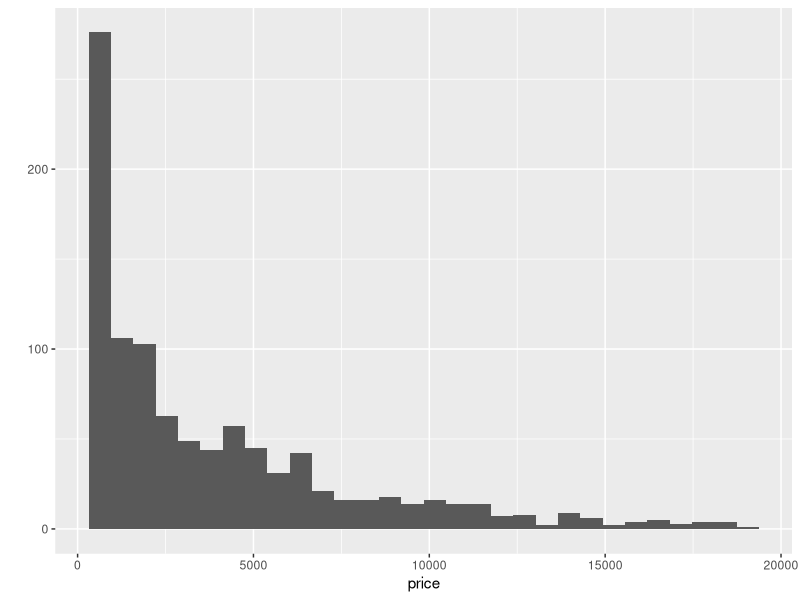
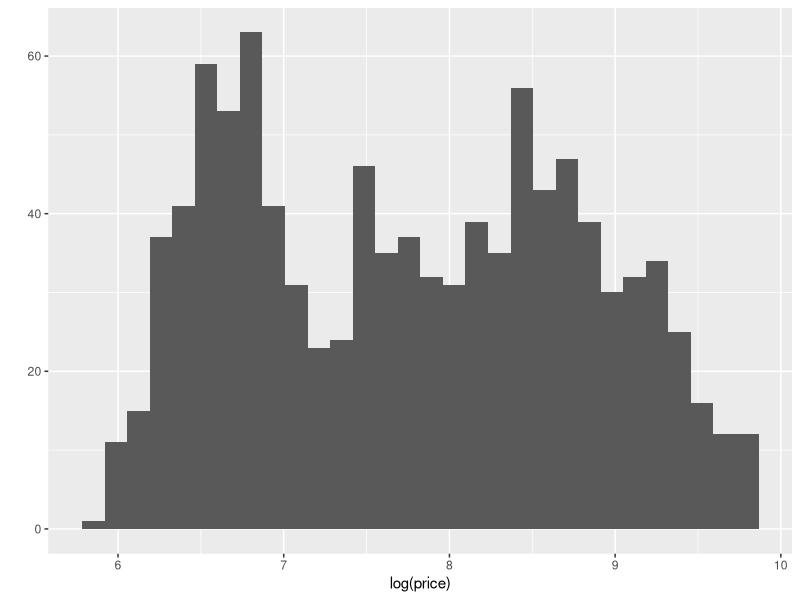
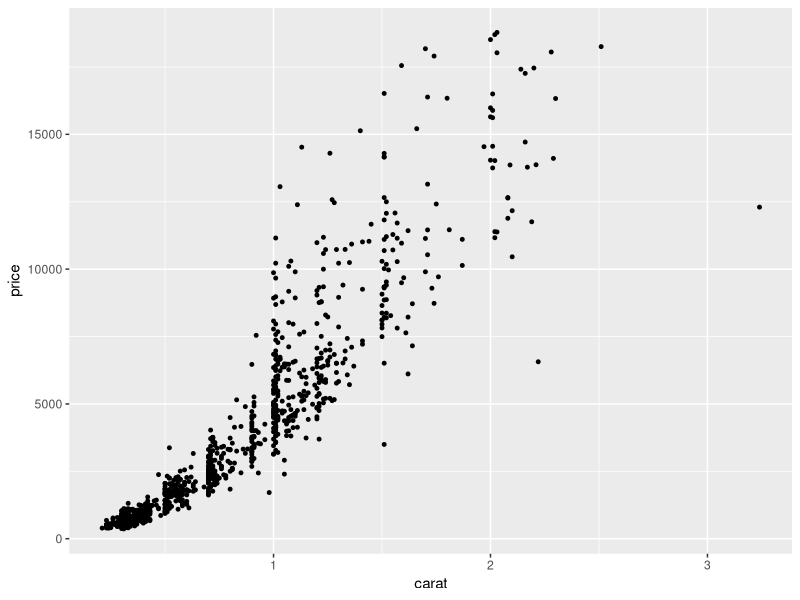
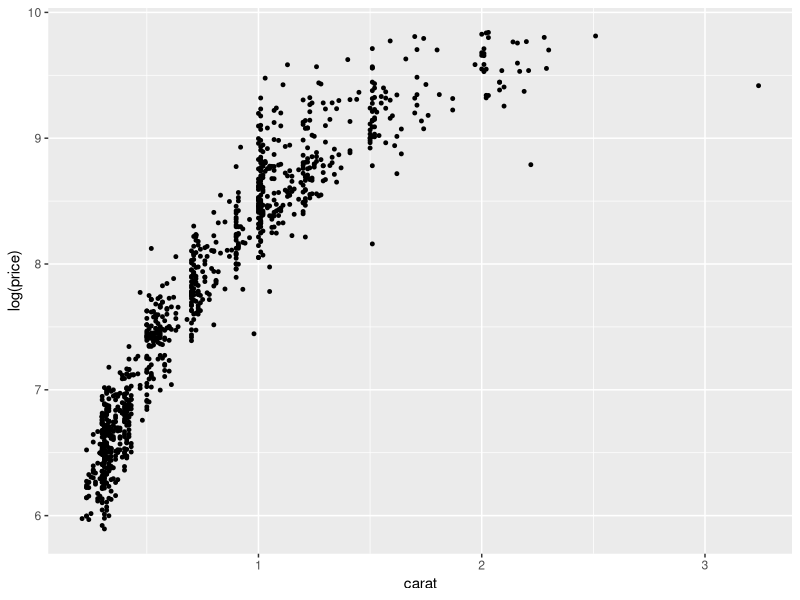
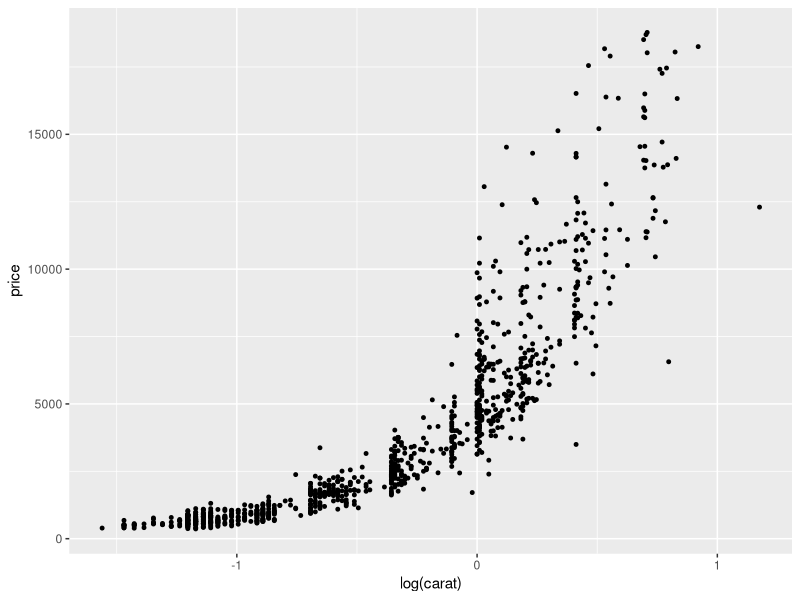
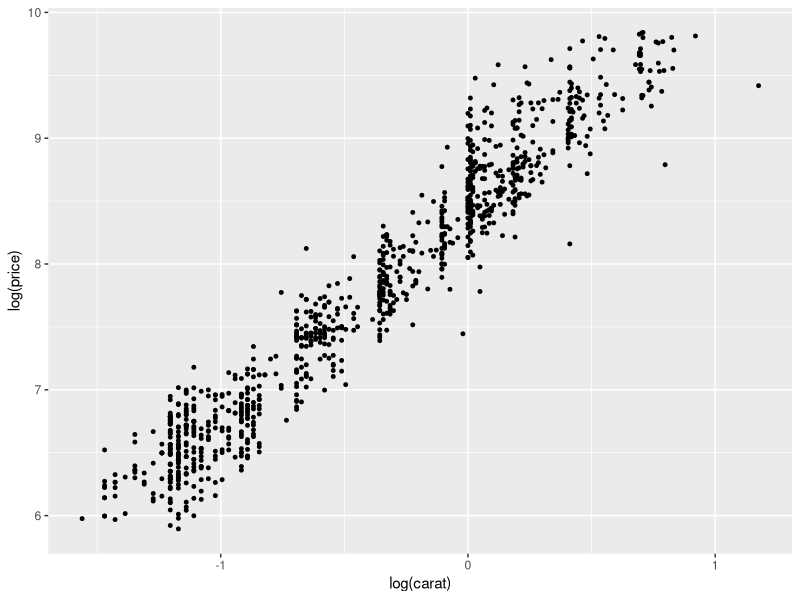
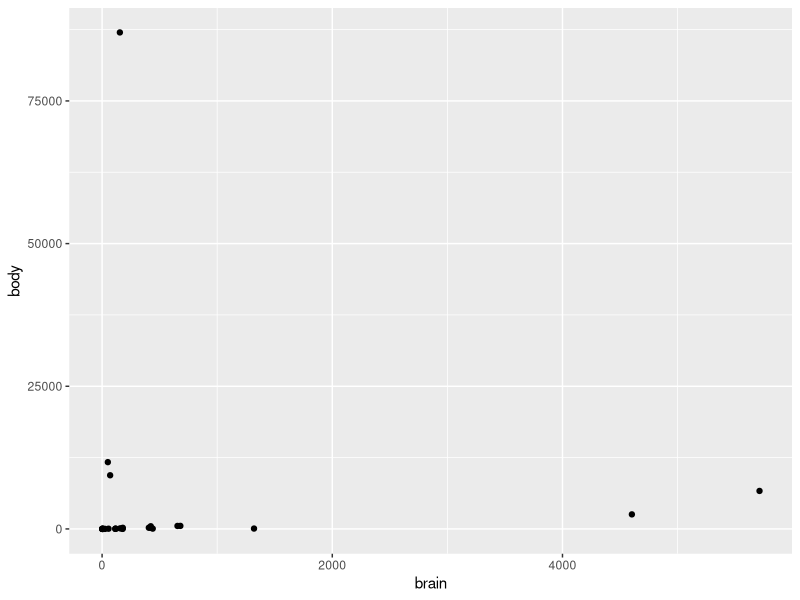
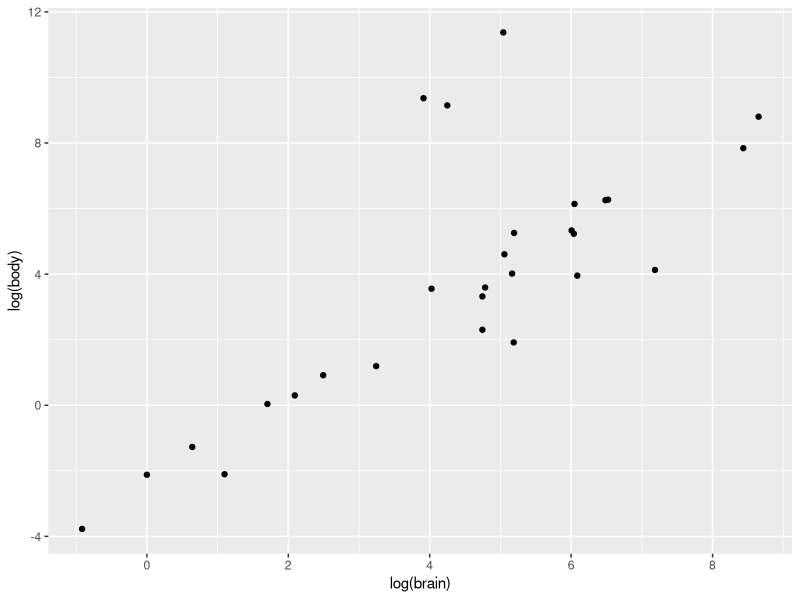

R code for these plots, in order:
library(ggplot2)

################################################################################
#Power Transformations
# Used when data is drawn from highly skewed distributions
# 

print(diamonds[1:10, 1:10])

#skewed right
diamondsSubset = diamonds[sample(dim(diamonds) [1], 1000),]
qplot(price, data = diamondsSubset)

# apply power transformation to reveal a bimodal relationship
qplot(log(price), size = I(1), data = diamondsSubset)

# examine relationships between two or more variables 
# this one shows a postive correlation between carats and price
qplot(carat, price, size = I(1), data = diamondsSubset)

#transform price with log()
qplot(carat, log(price), size = I(1), data = diamondsSubset)

#transform carat with log()
qplot(log(carat), price, size = I(1), data = diamondsSubset)

#transform carat and price with log()
#shows a linear relationship between the two on the log log scale
qplot(log(carat), log(price), size = I(1), data = diamondsSubset)

#QUIZ: Power Transformation
library(MASS)
print(Animals[1:12,])
qplot(brain, body, data = Animals)

#Change the qplot command to show the relationship between the body and brain mass on a log log scale
qplot(log(brain), log(body), data = Animals)


#Data Transformations: Binning
  #numeric variable - represents real valued measurements
  #ordinal variable - represents measurements in a certain range for which we have a well defined order relation
  #categorical variable - represents measurements that do not satisfy the ordinal or numeric assumptions
  #Binning (Discretization) - taking a numeric variable, dividing it by its range into several bins, and replacing it with a number representing the corresponding bin
  #Binarization - a special case of binning (replaces a variable with either 0 or 1 depending on whether the variable is greater or smaller than a threshold)
  # Use the function cut() to discretize

# Data Transformations: Indicator Variables
  #Replace a variable x (numeric, ordinal, or categorical) taking k values with a binary k-dimensional vector v, such that v[i] is one if and only if x takes on the i-value in its range
  # Often, indicator variables are used in conjunction with binning: bin the variable into k bins then create a k dimensional indicator variable
  # High dimensional indicator vectors may be easily handled by taking advantage of its extreme sparsity
  # models for numeric or binary data cannot directly model ordinal or categorical data
  # SO ... transform the data using several non-linear transformations, bin the transformed data, and create indicator vectors
  # Its often easier to compute with indicator functions since they are binary - which may improve scalability


# Data Manipulations: Shuffling
  # A common operation in data analysis is to select a random subset of rows of a dataframe with or without replacement
  # sample() accepts a vector of values from which to sample, the number of samples, whether or not to replace, and the probability of sampling different values
  # sample(k,k) generates a random permutation of order k

D = array(data = seq(1,20, length.out = 20), dim = c(4,5))
D_shuffled = D[sample(4,4),]

# Data Manipulations: Partitioning
  #In some cases we need to partition the dataset's rows into two or more collections of rows
  #Generate a random permutation of k objects using sample(k,k) where k is the number of rows in the data, and then dive the permuation vector into two or more parts based on the prescribed sizes
  # and new dataframes whose rows correspond to the divided permutation vector

D = array(data = seq(1,20, length.out = 20), dim = c(4,5))
rand_perm = sample(4,4)
first_set_of_indices = rand_perm[1:floor(4*0.75)]
second_set_of_indices = rand_perm[(floor(4*0.75)+1):4]
D1 = D[first_set_of_indices, ]
D2 = D[second_set_of_indices, ]
print(D1)
print(D2)

# Tall Data
  #Data in Tall format is an array or dataframe containing multiple columns where one or more columns act as a unique identifier and an additional column represents value
  # Think of a grocery data set - you can use checkout time and item together as a unique identifier
  # its convenient for adding new records incrementally and for removing old records
  # But it is difficult to conduct analysis on it

# Wide Data
  #represents in multiple columns the information that tall data holds in multiple rows
  # much simpler to analyze
  # But harder to add / remove entries

#Reshape Data
library(reshape2)
print(smiths)

#reshape from wide to tall ... melt()
smiths_tall = melt(smiths, id=1)
print(smiths_tall[1:4, ])

#reshape from tall to wide ... acast() or dcast()

#inspect data(tips)
qplot(total_bill, tip, facets = sex~time, size=I(1.5), data = tips)
names(tips)

#reshape from wide to tall
tipsm = melt(tips, id = c("sex", "smoker", "day", "time", "size"))

#reshape back to wide to compare expenditure by sex
dcast (tipsm, sex~variable, fun.aggregate = mean)

#reshape back to wide to compare occurences by sex
dcast(tipsm, sex~variable, fun.aggregate = length)

#reshape back to wide to compare expenditure by time
dcast (tipsm, time~variable, fun.aggregate = mean)

#reshape back to wide to compare occurrences by sex and time
dcast (tipsm, sex+time~variable, fun.aggregate = length)

#reshape back to wide to compare expenditure by sex and time
dcast (tipsm, sex+time~variable, fun.aggregate = mean, margins = TRUE)


#Split - Align - Combine
 #Many data analysis operations on dataframes can be decomposed to three stages:
  # 1. splitting the dataframe along some dimensions to form smaller arrays or dataframes
  # 2. applying some operation to each of the smaller arrays or dataframes
  # 3. combining the results of the application stage into a single meaningful one

library(plyr)
names(baseball)

bbPerYear = ddply(baseball, "year", "nrow")
head(bbPerYear)

qplot(x = year, y = nrow, data = bbPerYear, geom = "line", ylab = "Number of players per seasons")


#compute mean rbi for all years. Summarize is the apply function which takes as argument a function that computes rbi mean
bbMod = ddply(baseball, "year", summarise, mean.rbi = mean(rbi, na.rm = TRUE))
qplot(x = year, y = mean.rbi, data = bbMod, geom = "line", ylab = "mean RBI")

#add a column career.year which measures the number of years passed since each player started batting
bbMod2 = ddply(baseball, "id", transform, career.year = year - min(year)+1)
bbSubset = bbMod2[sample(dim(bbMod2)[1], 3000),]

qplot(career.year, rbi, data = bbSubset, size = I(0.8), geom = "jitter", ylab = "RBI", xlab = "years of playing") + geom_smooth(color = "red", se = F, size=1.5)


#Ozone Example
# data(ozone) contains a 3-dim array of ozone measurements varying by latitude. longitude, and time

latitude.mean = aaply(ozone, 1, mean)
longtiude.mean = aaply(ozone, 2, mean)
time.mean = aaply(ozone, 3, mean)

#plot ozone level across longitudes
longitude = seq(along = longtiude.mean)
qplot(x = longitude, y = longtiude.mean, ylab = "mean ozone level", geom = "line")

#plot ozone levels across latitudes
latitude = seq(along = latitude.mean)
qplot( x = latitude, y = latitude.mean, ylab = "mean ozone level", geom = "line")

#plot mean ozone levels across time
months = seq(along = time.mean)
qplot(x = months, y = time.mean, geom = "line", ylab = "mean ozone level", xlab = "months since Jan 1985")